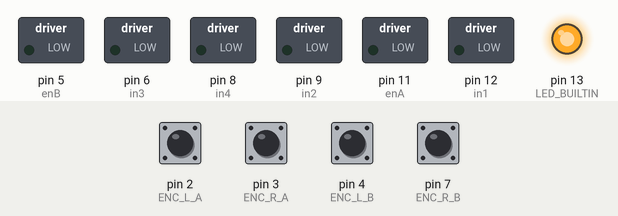
A sketch run on a simulated Arduino Uno, built with avr-gcc and run on an emulated ATmega328P. On the bench: switched loads named in the sketch (green lamp = pin HIGH), output pins drawn as LEDs (lit = HIGH). The test bench sets the inputs (shaded band); at power-on: pin 2 (ENC_L_A), pin 3 (ENC_R_A), pin 4 (ENC_L_B), pin 7 (ENC_R_B) HIGH. What the sketch prints to the serial monitor is not drawn.

Above: at 0.3 s.
Timing chart, 0 to 2.0 s (numbered marks = the images above):
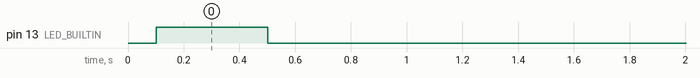

Measured:
- by itself, pin 13 (LED_BUILTIN): LOW → HIGH at 0.10 s, → LOW 0.40 s later

The sketch:

test.ino
```cpp
// =============================================================
// SlamWalker Arduino Firmware  (with encoder odometry)
//
// Motor:   Pololu 37D 12V with 64 CPR encoder (#4750 family)
// Driver:  HW-095 (L298N)
// Comm:    UART 115200
//
// Serial protocol:
//   RX: "V<linear_x>,<angular_z>#\n"  velocity command (# = end marker)
//   TX: "O<dTickL>,<dTickR>,<dt_ms>\n" encoder delta (20 Hz)
//       "READY\n" at boot
// =============================================================

// -------------------- Pin Definitions -----------------------
const int ENC_L_A = 2;   // Left encoder A  (INT0)
const int ENC_R_A = 3;   // Right encoder A (INT1)
const int ENC_L_B = 4;   // Left encoder B  (digital read)
const int ENC_R_B = 7;   // Right encoder B (digital read)

// Left Motor  (HW-095 / L298N)
const int enA = 11;  // PWM
const int in1 = 12;  // was 10, that pin died
const int in2 = 9;
// Right Motor — swapped in3/in4 to fix direction
const int enB = 5;   // PWM (moved from 3, which is now ENC_R_A)
const int in3 = 6;   // was 12, that pin died
const int in4 = 8;

// ------------------- Robot Parameters -----------------------
const float WHEEL_BASE    = 0.26;   // effective track width for walking mechanism (m)
const float MAX_SPEED     = 0.10;   // walking mechanism needs high PWM; lower = more torque
const int   PWM_MIN_MOVE  = 230;    // walking mechanism needs near-full power to overcome friction

const float GEAR_RATIO    = 70.0;   // Pololu 37D 70:1 (#4754)
const float COUNTS_PER_WHEEL_REV = 32.0 * GEAR_RATIO;

// Motor speed calibration: scale PWM for each motor (0.0 ~ 1.0)
// Adjust these to balance left/right speed difference
const float LEFT_MOTOR_SCALE  = 1.00;
const float RIGHT_MOTOR_SCALE = 0.90;

// ------------------- Smoothing --------------------------------
const float RAMP_RATE     = 4.0;    // max speed change per second (0→1 in 250ms)

// ------------------- Safety ---------------------------------
const unsigned long CMD_TIMEOUT_MS = 500;

// ------------------- Timing ---------------------------------
const unsigned long ODOM_INTERVAL_MS = 50;  // 20 Hz odom report

// ------------------- State ----------------------------------
float targetLinear  = 0.0;
float targetAngular = 0.0;
unsigned long lastCmdTime  = 0;
unsigned long lastOdomTime = 0;
unsigned long lastDebugTime = 0;
int cmdParsedCount = 0;
int cmdRejectedCount = 0;

volatile long encTicksL = 0;
volatile long encTicksR = 0;
long prevTicksL = 0;
long prevTicksR = 0;

String inputBuffer = "";

// -------------------- Encoder ISRs --------------------------

void isrLeftA() {
  if (digitalRead(ENC_L_B) == digitalRead(ENC_L_A))
    encTicksL--;
  else
    encTicksL++;
}

void isrRightA() {
  if (digitalRead(ENC_R_B) == digitalRead(ENC_R_A))
    encTicksR++;
  else
    encTicksR--;
}

// -------------------- Motor Helpers -------------------------

void setMotor(int enPin, int fwdPin, int revPin, float speed) {
  float absSpd = fabs(speed);
  if (absSpd < 0.01) {
    analogWrite(enPin, 0);
    digitalWrite(fwdPin, LOW);
    digitalWrite(revPin, LOW);
    return;
  }

  // Remap [0.01 .. 1.0] → [PWM_MIN_MOVE .. 255]
  int pwm = PWM_MIN_MOVE + (int)(absSpd * (float)(255 - PWM_MIN_MOVE));
  if (pwm > 255) pwm = 255;

  analogWrite(enPin, pwm);
  if (speed > 0) {
    digitalWrite(fwdPin, HIGH);
    digitalWrite(revPin, LOW);
  } else {
    digitalWrite(fwdPin, LOW);
    digitalWrite(revPin, HIGH);
  }
}

float smoothL = 0.0;
float smoothR = 0.0;
unsigned long lastDriveUs = 0;

void driveMotors(float linear, float angular) {
  unsigned long nowUs = micros();
  float dt = (nowUs - lastDriveUs) / 1000000.0;
  lastDriveUs = nowUs;
  if (dt <= 0 || dt > 0.5) dt = 0.02;

  float maxStep = RAMP_RATE * dt;

  float vLeft  = linear - (angular * WHEEL_BASE / 2.0);
  float vRight = linear + (angular * WHEEL_BASE / 2.0);

  float targetL = constrain(vLeft  / MAX_SPEED, -1.0, 1.0) * LEFT_MOTOR_SCALE;
  float targetR = constrain(vRight / MAX_SPEED, -1.0, 1.0) * RIGHT_MOTOR_SCALE;

  float diffL = targetL - smoothL;
  float diffR = targetR - smoothR;
  smoothL += constrain(diffL, -maxStep, maxStep);
  smoothR += constrain(diffR, -maxStep, maxStep);

  setMotor(enA, in1, in2, smoothL);
  setMotor(enB, in3, in4, smoothR);
}

void stopMotors() {
  smoothL = 0.0;
  smoothR = 0.0;
  analogWrite(enA, 0);
  digitalWrite(in1, LOW);
  digitalWrite(in2, LOW);
  analogWrite(enB, 0);
  digitalWrite(in3, LOW);
  digitalWrite(in4, LOW);
}

// -------------------- Serial Parsing ------------------------

void parseCommand(const String &cmd) {
  if (cmd.length() < 4 || cmd.charAt(0) != 'V') {
    cmdRejectedCount++;
    return;
  }

  String payload;
  int hashIdx = cmd.indexOf('#');
  if (hashIdx > 0) {
    payload = cmd.substring(1, hashIdx);
  } else {
    payload = cmd.substring(1);
  }

  int commaIdx = payload.indexOf(',');
  if (commaIdx < 1) {
    cmdRejectedCount++;
    return;
  }

  for (unsigned int i = 0; i < payload.length(); i++) {
    char ch = payload.charAt(i);
    if (ch != '.' && ch != ',' && ch != '-' && (ch < '0' || ch > '9')) {
      cmdRejectedCount++;
      return;
    }
  }

  float lin = payload.substring(0, commaIdx).toFloat();
  float ang = payload.substring(commaIdx + 1).toFloat();

  if (fabs(lin) > 2.0 || fabs(ang) > 10.0) {
    cmdRejectedCount++;
    return;
  }

  targetLinear  = lin;
  targetAngular = ang;
  lastCmdTime   = millis();
  cmdParsedCount++;
}

// -------------------- Odom Report ---------------------------

void reportOdom() {
  noInterrupts();
  long curL = encTicksL;
  long curR = encTicksR;
  interrupts();

  long dL = curL - prevTicksL;
  long dR = curR - prevTicksR;
  prevTicksL = curL;
  prevTicksR = curR;

  unsigned long now = millis();
  unsigned long dt = now - lastOdomTime;
  lastOdomTime = now;

  Serial.print("O");
  Serial.print(dL);
  Serial.print(",");
  Serial.print(dR);
  Serial.print(",");
  Serial.println(dt);
}

// -------------------- Setup / Loop --------------------------

void setup() {
  pinMode(enA, OUTPUT);
  pinMode(in1, OUTPUT);
  pinMode(in2, OUTPUT);
  pinMode(enB, OUTPUT);
  pinMode(in3, OUTPUT);
  pinMode(in4, OUTPUT);

  // Built-in LED: ON when motors are being driven
  pinMode(LED_BUILTIN, OUTPUT);
  digitalWrite(LED_BUILTIN, LOW);

  pinMode(ENC_L_A, INPUT_PULLUP);
  pinMode(ENC_L_B, INPUT_PULLUP);
  pinMode(ENC_R_A, INPUT_PULLUP);
  pinMode(ENC_R_B, INPUT_PULLUP);

  attachInterrupt(digitalPinToInterrupt(ENC_L_A), isrLeftA,  CHANGE);
  attachInterrupt(digitalPinToInterrupt(ENC_R_A), isrRightA, CHANGE);

  Serial.begin(115200);
  stopMotors();

  delay(100);
  noInterrupts();
  encTicksL = 0;
  encTicksR = 0;
  prevTicksL = 0;
  prevTicksR = 0;
  interrupts();

  lastOdomTime = millis();
  Serial.println("READY");
}

void loop() {
  // ---- Read serial commands ----
  while (Serial.available() > 0) {
    char c = (char)Serial.read();
    if (c == '\n') {
      inputBuffer.trim();
      if (inputBuffer.length() > 0) {
        parseCommand(inputBuffer);
      }
      inputBuffer = "";
    } else {
      inputBuffer += c;
    }
  }

  // ---- Safety timeout ----
  if (millis() - lastCmdTime > CMD_TIMEOUT_MS) {
    stopMotors();
    digitalWrite(LED_BUILTIN, LOW);
  } else {
    driveMotors(targetLinear, targetAngular);
    digitalWrite(LED_BUILTIN, HIGH);  // LED ON = motors active
  }

  // ---- Periodic odom report ----
  if (millis() - lastOdomTime >= ODOM_INTERVAL_MS) {
    reportOdom();
  }

  // ---- Debug: print state once per second ----
  if (millis() - lastDebugTime >= 1000) {
    lastDebugTime = millis();
    float vL = targetLinear - (targetAngular * WHEEL_BASE / 2.0);
    float vR = targetLinear + (targetAngular * WHEEL_BASE / 2.0);
    float absL = fabs(constrain(vL/MAX_SPEED,-1,1) * LEFT_MOTOR_SCALE);
    float absR = fabs(constrain(vR/MAX_SPEED,-1,1) * RIGHT_MOTOR_SCALE);
    int pwmL = (absL < 0.01) ? 0 : PWM_MIN_MOVE + (int)(absL * (float)(255 - PWM_MIN_MOVE));
    int pwmR = (absR < 0.01) ? 0 : PWM_MIN_MOVE + (int)(absR * (float)(255 - PWM_MIN_MOVE));
    bool timeout = (millis() - lastCmdTime > CMD_TIMEOUT_MS);
    noInterrupts();
    long tL = encTicksL;
    long tR = encTicksR;
    interrupts();
    Serial.print("D lin="); Serial.print(targetLinear, 2);
    Serial.print(" ang="); Serial.print(targetAngular, 2);
    Serial.print(" pwmL="); Serial.print(pwmL);
    Serial.print(" pwmR="); Serial.print(pwmR);
    Serial.print(" encL="); Serial.print(tL);
    Serial.print(" encR="); Serial.print(tR);
    Serial.print(" pins=");
    Serial.print(digitalRead(ENC_L_A)); Serial.print(digitalRead(ENC_L_B));
    Serial.print(digitalRead(ENC_R_A)); Serial.print(digitalRead(ENC_R_B));
    Serial.print(" tout="); Serial.println(timeout);
  }
}
```
